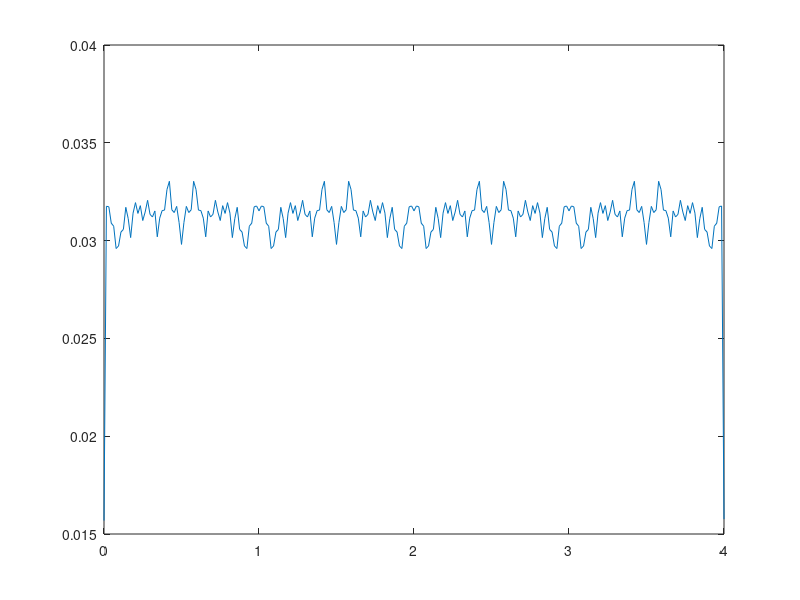

Source code (MATLAB): (Note: this script raises an error after producing the figure.)
Fs = 8;
numBits = 2^16;
t  = (0:1/Fs:numBits-1/Fs).'; 
ovTxbit = zeros(Fs*numBits,1);
txbit = (rand(numBits,1)<0.5)*2-1;
ovTxbit(1:Fs:end) = txbit;
x= ovTxbit;
Nx = length(x);
Nfft = 512;
[ w ] = hanning( Nfft );
[Pxx,F] = pwelch(x,w,[],Nfft,Fs);
plot(F,Pxx)
%%
Fs = 1000;
t = 0:1/Fs:1-(1/Fs);
% 200Hz cosine + noise
x = cos(2*pi*t*200) + randn(size(t));
[Pxx,F] = pwelch(x,128,120,length(x),Fs,'onesided');
plot(F,10*log10(Pxx))